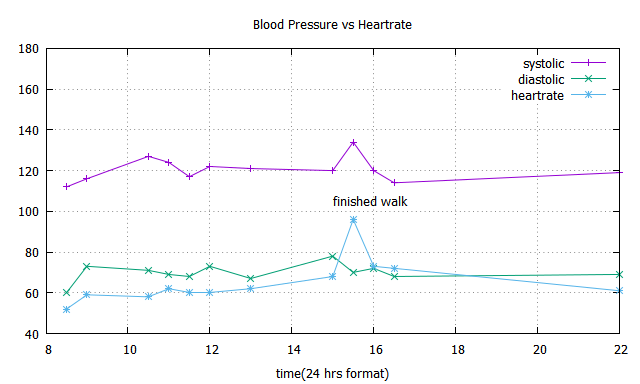

Recreate this plot in gnuplot.
#!/gnuplot
#
#    
#    	G N U P L O T
#    	Version 5.0 patchlevel 4    last modified 2016-07-21 
#    
#    	Copyright (C) 1986-1993, 1998, 2004, 2007-2016
#    	Thomas Williams, Colin Kelley and many others
#    
#    	gnuplot home:     http://www.gnuplot.info
#    	faq, bugs, etc:   type "help FAQ"
#    	immediate help:   type "help"  (plot window: hit 'h')
# set terminal wxt 0 enhanced
# set output
unset clip points
set clip one
unset clip two
set bar 1.000000 front
set border 31 front lt black linewidth 1.000 dashtype solid
set zdata 
set ydata 
set xdata 
set y2data 
set x2data 
set boxwidth
set style fill  empty border
set style rectangle back fc  bgnd fillstyle   solid 1.00 border lt -1
set style circle radius graph 0.02, first 0.00000, 0.00000 
set style ellipse size graph 0.05, 0.03, first 0.00000 angle 0 units xy
set dummy x, y
set format x "% h" 
set format y "% h" 
set format x2 "% h" 
set format y2 "% h" 
set format z "% h" 
set format cb "% h" 
set format r "% h" 
set timefmt "%d/%m/%y,%H:%M"
set angles radians
set tics back
set grid nopolar
set grid xtics nomxtics ytics nomytics noztics nomztics \
 nox2tics nomx2tics noy2tics nomy2tics nocbtics nomcbtics
set grid layerdefault   lt 0 linewidth 0.500,  lt 0 linewidth 0.500
set raxis
set style parallel front  lt black linewidth 2.000 dashtype solid
set key title "" center
set key inside right top vertical Right noreverse enhanced autotitle nobox
set key noinvert samplen 4 spacing 1 width 0 height 0 
set key maxcolumns 0 maxrows 0
set key noopaque
unset label
set label 1 "finished walk" at 15.0000, 105.000, 0.00000 left norotate back nopoint
unset arrow
set style increment default
unset style line
unset style arrow
set style histogram clustered gap 2 title textcolor lt -1
unset object
set style textbox transparent margins  1.0,  1.0 border
unset logscale
set offsets 0, 0, 0, 0
set pointsize 1
set pointintervalbox 1
set encoding default
unset polar
unset parametric
unset decimalsign
set view 60, 30, 1, 1
set samples 100, 100
set isosamples 10, 10
set surface 
unset contour
set cntrlabel  format '%8.3g' font '' start 5 interval 20
set mapping cartesian
set datafile separator whitespace
unset hidden3d
set cntrparam order 4
set cntrparam linear
set cntrparam levels auto 5
set cntrparam points 5
set size ratio 0 1,1
set origin 0,0
set style data points
set style function lines
unset xzeroaxis
unset yzeroaxis
unset zzeroaxis
unset x2zeroaxis
unset y2zeroaxis
set xyplane relative 0.5
set tics scale  1, 0.5, 1, 1, 1
set mxtics default
set mytics default
set mztics default
set mx2tics default
set my2tics default
set mcbtics default
set mrtics default
set xtics border in scale 1,0.5 mirror norotate  autojustify
set xtics  norangelimit autofreq 
set ytics border in scale 1,0.5 mirror norotate  autojustify
set ytics  norangelimit autofreq 
set ztics border in scale 1,0.5 nomirror norotate  autojustify
set ztics  norangelimit autofreq 
unset x2tics
unset y2tics
set cbtics border in scale 1,0.5 mirror norotate  autojustify
set cbtics  norangelimit autofreq 
set rtics axis in scale 1,0.5 nomirror norotate  autojustify
set rtics  norangelimit autofreq 
unset paxis 1 tics
unset paxis 2 tics
unset paxis 3 tics
unset paxis 4 tics
unset paxis 5 tics
unset paxis 6 tics
unset paxis 7 tics
set title "Blood Pressure vs Heartrate" 
set title  font "" norotate
set timestamp bottom 
set timestamp "" 
set timestamp  font "" norotate
set rrange [ * : * ] noreverse nowriteback
set trange [ * : * ] noreverse nowriteback
set urange [ * : * ] noreverse nowriteback
set vrange [ * : * ] noreverse nowriteback
set xlabel "time(24 hrs format)" 
set xlabel  font "" textcolor lt -1 norotate
set x2label "" 
set x2label  font "" textcolor lt -1 norotate
set xrange [ * : * ] noreverse nowriteback
set x2range [ * : * ] noreverse nowriteback
set ylabel "" 
set ylabel  font "" textcolor lt -1 rotate by -270
set y2label "" 
set y2label  font "" textcolor lt -1 rotate by -270
set yrange [ 40.0000 : 180.000 ] noreverse nowriteback
set y2range [ * : * ] noreverse nowriteback
set zlabel "" 
set zlabel  font "" textcolor lt -1 norotate
set zrange [ * : * ] noreverse nowriteback
set cblabel "" 
set cblabel  font "" textcolor lt -1 rotate by -270
set cbrange [ * : * ] noreverse nowriteback
set paxis 1 range [ * : * ] noreverse nowriteback
set paxis 2 range [ * : * ] noreverse nowriteback
set paxis 3 range [ * : * ] noreverse nowriteback
set paxis 4 range [ * : * ] noreverse nowriteback
set paxis 5 range [ * : * ] noreverse nowriteback
set paxis 6 range [ * : * ] noreverse nowriteback
set paxis 7 range [ * : * ] noreverse nowriteback
set zero 1e-008
set lmargin  -1
set bmargin  -1
set rmargin  -1
set tmargin  -1
set locale "English_India.1252"
set pm3d explicit at s
set pm3d scansautomatic
set pm3d interpolate 1,1 flush begin noftriangles noborder corners2color mean
set palette positive nops_allcF maxcolors 0 gamma 1.5 color model RGB 
set palette rgbformulae 7, 5, 15
set colorbox default
set colorbox vertical origin screen 0.9, 0.2, 0 size screen 0.05, 0.6, 0 front bdefault
set style boxplot candles range  1.50 outliers pt 7 separation 1 labels auto unsorted
set loadpath 
set fontpath 
set psdir
set fit brief errorvariables nocovariancevariables errorscaling prescale nowrap v5
GNUTERM = "wxt"
x = 0.0
## Last datafile plotted: "C:\Users\user\Desktop\GNU Plot Learning\Ex3\BloodPressure-HeartRate-OneDay.dat"
plot 'C:\Users\user\Desktop\GNU Plot Learning\Ex3\BloodPressure-HeartRate-OneDay.dat' u 1:2 w lp t 'systolic', 'C:\Users\user\Desktop\GNU Plot Learning\Ex3\BloodPressure-HeartRate-OneDay.dat' u 1:3 w lp t 'diastolic', 'C:\Users\user\Desktop\GNU Plot Learning\Ex3\BloodPressure-HeartRate-OneDay.dat' u 1:4 w lp t 'heartrate'
#    EOF
